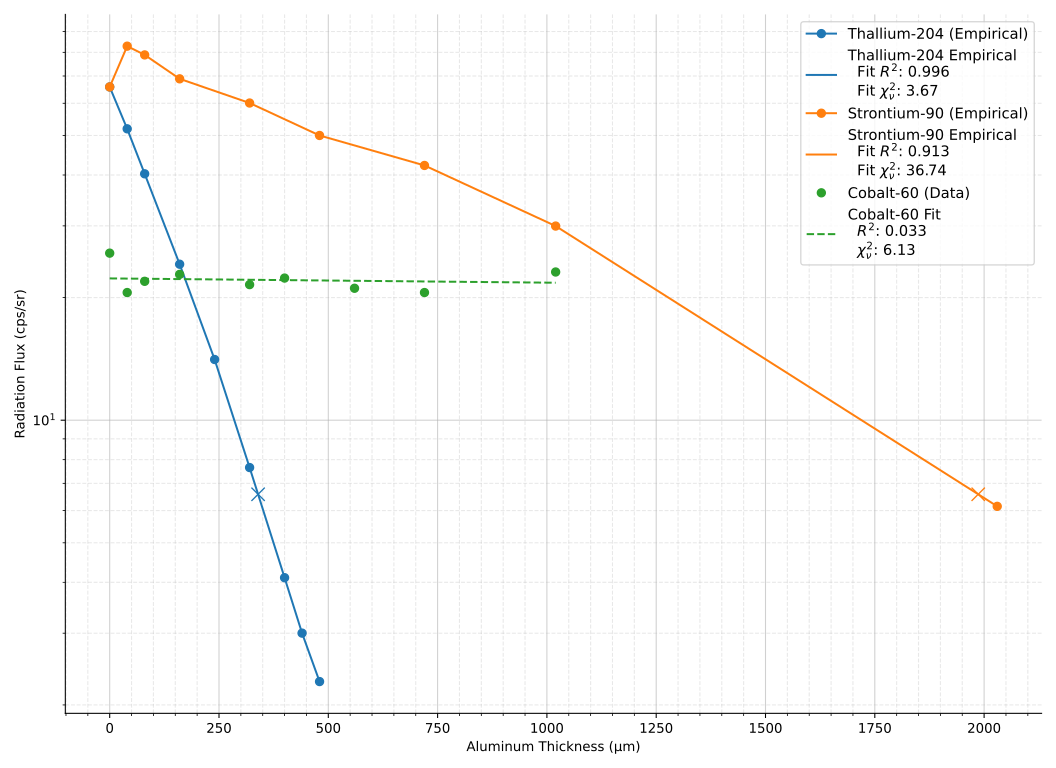

Write Python code to recreate this figure.
import re
from pathlib import Path

import matplotlib.pyplot as plt
import numpy as np
from analysis_tools import (
    BG_ERR,
    BG_RATE,
    fit_exponential,
    load_gm,
    subtract_bg,
)

import physlab


def parse_thickness(stem):
    """Extracts numeric thickness from filename stem."""
    match = re.search(r"^(\d+(\.\d+)?)", stem)
    return float(match.group(1)) if match else None


def find_empirical_tvl_with_err(x, y, y_err):
    """
    Finds TVL empirically using log-linear interpolation and propagates the error.
    """
    target_y = y[0] / 10.0
    target_y_err = y_err[0] / 10.0

    if target_y < np.min(y):
        print(
            "  Warning: 10% target is below the minimum measured rate. Extrapolating..."
        )

    log_y = np.log(y)
    target_log_y = np.log(target_y)

    # Calculate empirical TVL using interpolation
    tvl = np.interp(target_log_y, log_y[::-1], x[::-1])

    # Error propagation using local slope around the target
    idx_below = np.where(y <= target_y)[0]
    if len(idx_below) > 0:
        i2 = idx_below[0]
        i1 = max(0, i2 - 1)
    else:
        i2 = len(y) - 1
        i1 = len(y) - 2

    if i1 != i2 and log_y[i2] != log_y[i1]:
        dx_dlogy = (x[i2] - x[i1]) / (log_y[i2] - log_y[i1])
    else:
        dx_dlogy = 0

    # delta_x = |dx/d(ln y)| * delta(ln y)
    # delta(ln y) = delta_y / y
    relative_y_err = target_y_err / target_y if target_y != 0 else 0
    tvl_err = abs(dx_dlogy) * relative_y_err

    return tvl, tvl_err


def calc_beta_energy_flammersfeld_with_err(thickness_um, thickness_err_um):
    """
    Calculates Beta max energy using Flammersfeld equation and propagates the error.
    Returns: Energy in MeV, Energy Error in MeV.
    """
    rho_al = 2.7  # Density of Aluminum in g/cm^3

    # Convert thickness to Mass Thickness (R) in g/cm^2
    thickness_cm = thickness_um * 1e-4
    thickness_err_cm = thickness_err_um * 1e-4

    R = thickness_cm * rho_al
    R_err = thickness_err_cm * rho_al

    # Flammersfeld equation: E = 1.92 * sqrt(R^2 + 0.22*R)
    E_mev = 1.92 * np.sqrt(R**2 + 0.22 * R)

    # Error propagation: derivative of Flammersfeld eq w.r.t R
    if R > 0:
        dE_dR = 1.92 * (R + 0.11) / np.sqrt(R**2 + 0.22 * R)
        E_err = dE_dR * R_err
    else:
        E_err = 0.0

    return E_mev, E_err


def main():
    # 1. Background Rate
    bg_rate = BG_RATE
    bg_err = BG_ERR
    print(f"Background Rate (Manual): {bg_rate:.3f} ± {bg_err:.3f} cps")

    # 2. Solid Angle Calculation (from Lab Manual Eq. 6)
    r_mica = 1.4  # cm
    d_source = 2.0  # cm
    omega = np.pi * (r_mica**2) / (d_source**2)
    print(f"Solid Angle (Omega): {omega:.3f} sr")

    sources = {
        "tl": {"name": "Thallium-204", "model": "empirical"},
        "sr": {"name": "Strontium-90", "model": "empirical"},
        "co": {"name": "Cobalt-60", "model": "exponential"},
    }

    plt.figure(figsize=(11, 8))

    for code, info in sources.items():
        data_dir = Path(f"data/{code}")
        if not data_dir.exists():
            continue

        thicknesses = []
        fluxes = []
        fluxes_err = []

        for file in data_dir.glob("*.tsv"):
            d = parse_thickness(file.stem)
            if d is None:
                continue

            df = load_gm(file)
            r = df["rate"].mean()
            r_e = df["rate_err"].mean()

            # Subtract background
            r_corr, r_e_corr = subtract_bg(r, r_e, bg_rate, bg_err)

            # Convert Count Rate to Radiation Flux (Eq. 6)
            flux = r_corr / omega
            flux_err = r_e_corr / omega

            thicknesses.append(d)
            fluxes.append(flux)
            fluxes_err.append(flux_err)

        idx = np.argsort(thicknesses)
        x = np.array(thicknesses)[idx]
        y = np.array(fluxes)[idx]
        y_err = np.array(fluxes_err)[idx]

        mask = y > 0
        x_fit, y_fit, y_err_fit = x[mask], y[mask], y_err[mask]

        if len(x_fit) == 0:
            continue

        try:
            # Run the exponential fit for ALL sources to get statistical metrics
            res, fit_tlv, fit_tlv_err = fit_exponential(x_fit, y_fit, y_err_fit)

            # Calculate R-squared manually to ensure it's available
            y_pred = res.model(x_fit, *res.params)
            ss_res = np.sum((y_fit - y_pred) ** 2)
            ss_tot = np.sum((y_fit - np.mean(y_fit)) ** 2)
            r_squared = 1 - (ss_res / ss_tot)

            if info["model"] == "empirical":
                # Find empirical TVL with error propagation
                tlv, tlv_err = find_empirical_tvl_with_err(x_fit, y_fit, y_err_fit)

                # Calculate Energy with error propagation
                energy_mev, energy_err = calc_beta_energy_flammersfeld_with_err(
                    tlv, tlv_err
                )

                (line,) = plt.plot(
                    x_fit, y_fit, "o-", label=f"{info['name']} (Empirical)"
                )

                # Clean legend label: No TVL, only statistical metrics
                label = (
                    f"{info['name']} Empirical\n"
                    f"  Fit $R^2$: {r_squared:.3f}\n"
                    rf"  Fit $\chi^2_\nu$: {res.chi_red:.2f}"
                )

                plt.plot(
                    tlv, y_fit[0] / 10.0, "x", color=line.get_color(), markersize=10
                )
                plt.plot([], [], "-", color=line.get_color(), label=label)

                # Print clean, distinct blocks of information for each source
                print("\n========================================")
                print(f" Source: {info['name']}")
                print("========================================")
                print(f"  Calculated TVL: {tlv:.2f} ± {tlv_err:.2f} μm")
                print(f"  Calculated Energy: {energy_mev:.2f} ± {energy_err:.2f} MeV")
                print(
                    f"  Exponential Fit Stats -> R^2: {r_squared:.3f}, Chi2_red: {res.chi_red:.3f}"
                )

            else:
                (line,) = plt.plot(x_fit, y_fit, "o", label=f"{info['name']} (Data)")
                x_range = np.linspace(0, max(x_fit), 100)

                # Clean legend label for the fit model
                label = (
                    f"{info['name']} Fit\n"
                    f"  $R^2$: {r_squared:.3f}\n"
                    rf"  $\chi^2_\nu$: {res.chi_red:.2f}"
                )

                plt.plot(
                    x_range,
                    res.model(x_range, *res.params),
                    "--",
                    color=line.get_color(),
                    label=label,
                )

                print("\n========================================")
                print(f" Source: {info['name']}")
                print("========================================")
                print(f"  TVL (Fit): {fit_tlv:.2f} ± {fit_tlv_err:.2f} μm")
                print(f"  R^2: {r_squared:.3f}")
                print(f"  Chi2_red: {res.chi_red:.3f}, p-value: {res.p_value:.4f}")

        except Exception as e:
            print(f"Could not process {info['name']}: {e}")

    physlab.set_style(
        plt.gca(),
        xlabel="Aluminum Thickness (μm)",
        ylabel="Radiation Flux (cps/sr)",
    )

    plt.yscale("log")
    plt.legend(frameon=True, fontsize=11, loc="best")
    plt.tight_layout()

    plt.savefig("beta_absorption.svg")
    plt.show()
    print("\nGraph saved as beta_absorption.svg")


if __name__ == "__main__":
    main()
